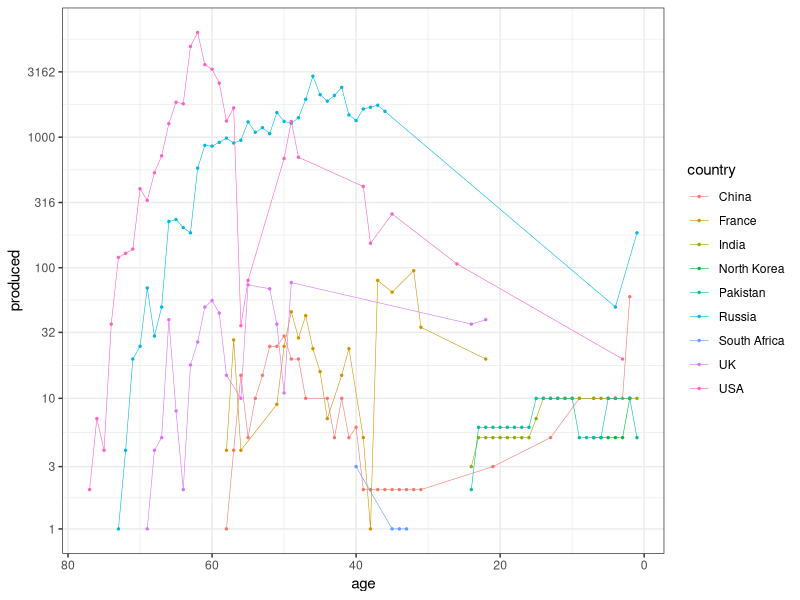
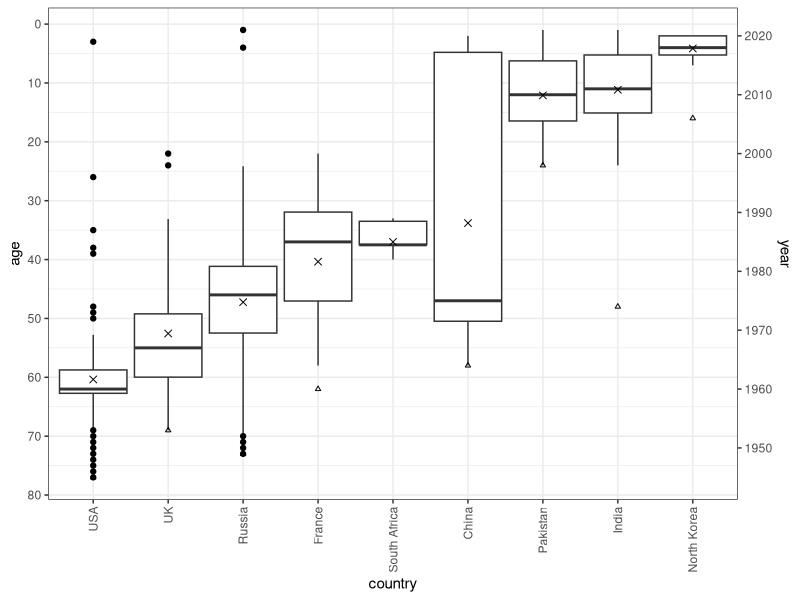
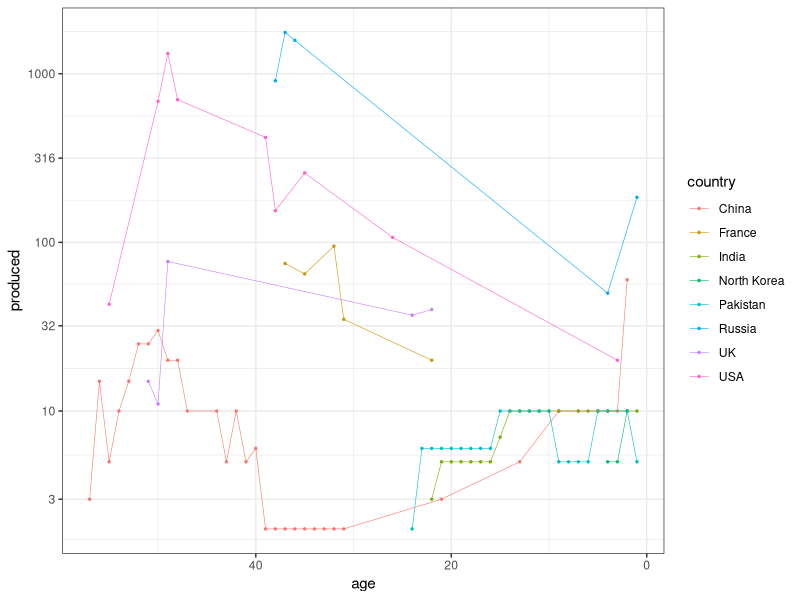
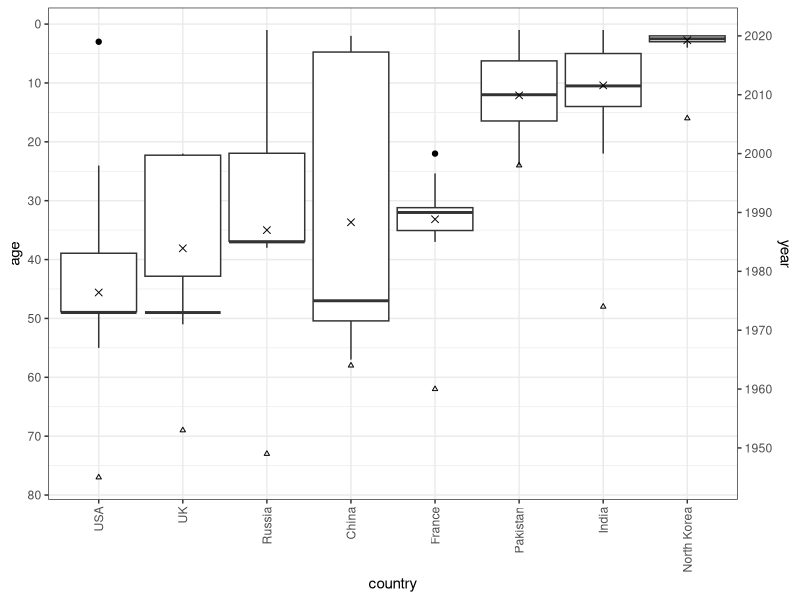
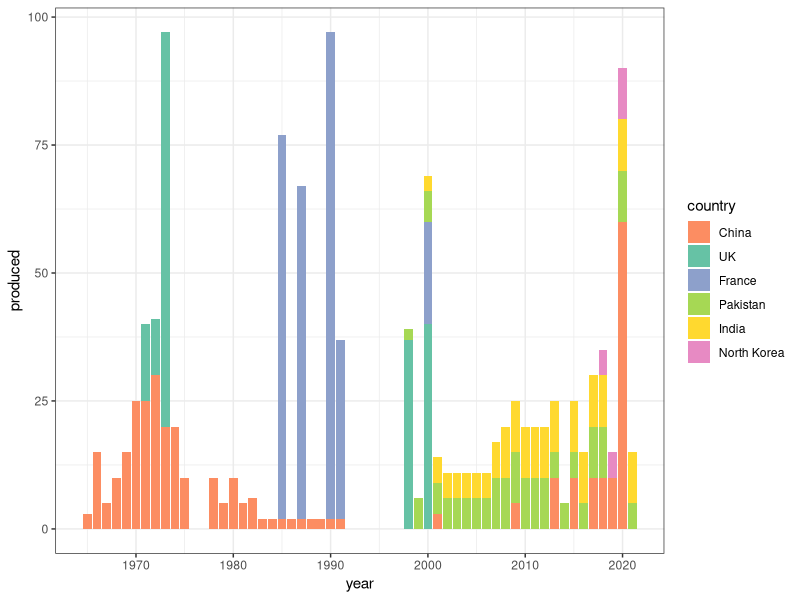
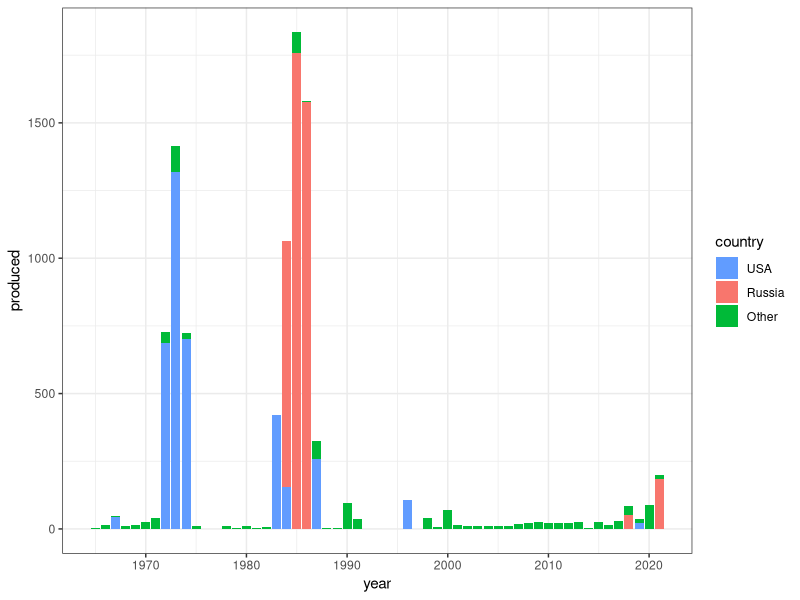

Recreate these plots in R, in order.
library(tidyverse)
library(spatstat)
library(RColorBrewer)
library(scales)

countries <- read_csv('data/countries.csv') %>% mutate(first_test_age = 2022 - first_test)

nukes <- read_csv('data/nuclear_weapons_stockpiles.csv', comment = '#') %>%
  rename(country = country_name) %>%
  filter(country != 'Israel') %>%
  mutate(country = if_else(country == 'United States', 'USA', if_else(country == 'United Kingdom', 'UK', country))) %>%
  group_by(country)

production <- nukes %>%
  mutate(produced = nuclear_weapons_stockpile - lag(nuclear_weapons_stockpile, default = 0)) %>%
  select(-nuclear_weapons_stockpile)

current <- {
  decomissioning <- production %>%
    filter(produced < 0) %>%
    summarise(decomissioned = -sum(produced))
  decomissioning

  joined <- production %>%
    filter(produced > 0) %>%
    left_join(decomissioning) %>%
    mutate(existing = cumsum(produced), decomissioned = coalesce(decomissioned, 0))

  eliminated <- joined %>%
    filter(existing <= decomissioned)

  eliminated %>%
    summarise(years = n(), exising = max(existing), el = max(decomissioned), leftover = max(existing) - max(decomissioned))

  modification <- joined %>%
    filter(existing > decomissioned) %>%
    summarise(produced = first(produced), year = min(year), existing = first(existing), el = first(decomissioned)) %>%
    mutate(modified = existing - el)
  modification

  current <-
    joined %>%
      filter(existing > decomissioned) %>%
      left_join(modification, by = c("country", "year")) %>%
      mutate(produced = coalesce(modified, produced.x),
             age = 2022 - year) %>%
      select(country, year, age, produced)
  current
}

{
  production %>%
    filter(produced > 0) %>%
    filter(country %in% c('Pakistan', 'China', 'North Korea', 'India', 'Israel')) %>%
    ungroup() %>%
    mutate(old = year < 2000) %>%
    group_by(old) %>%
    summarise(cnt = sum(produced))
}

current_stats <- current %>%
  summarise(current_nukes = sum(produced),
            average_age = weighted.mean(2022 - year, produced),
            median_age = weighted.median(2022 - year, produced),
            oldest_existing = min(year),
            oldest_age = 2022 - min(year),
            newest_existing = max(year),
            newest_age = 2022 - max(year),
            distinct_years = n())
current_stats

max_stats <- nukes %>%
  summarise( #current_nukes = last(nuclear_weapons_stockpile),
    max_nukes = max(nuclear_weapons_stockpile))
max_stats

production_stats <- production %>%
  filter(produced > 0) %>%
  summarise(first_produced = first(year),
            first_age = 2022 - first(year),
            last_produced = last(year),
            last_age = 2022 - last(year),
            years_produced = n(),
            total_produced = sum(produced))
production_stats

nukes_stats <-
  production_stats %>%
    full_join(max_stats, by = "country") %>%
    full_join(current_stats, by = "country") %>%
    mutate(
      current_nukes = coalesce(current_nukes, 0),
      distinct_years = coalesce(distinct_years, 0)
    )
nukes_stats

write_csv(nukes_stats, file = "data/production.csv")

{
  all_produced <- production %>%
    filter(produced > 0) %>%
    mutate(age = 2022 - year)

  avg <- all_produced %>%
    group_by(country) %>%
    summarise(
      middle = weighted.median(age, produced),
      mean = weighted.mean(age, produced),
      lower = weighted.quantile(age, produced, probs = 0.25),
      upper = weighted.quantile(age, produced, probs = 0.75),
      IQR = diff(c(lower, upper)),
      ymin = max(weighted.quantile(age, produced, probs = 0), lower - 1.5 * IQR),
      ymax = min(weighted.quantile(age, produced, probs = 1), upper + 1.5 * IQR),
      outliers = list(age[which(age > upper + 1.5 * IQR | age < lower - 1.5 * IQR)]))

  order <- (avg %>% arrange(desc(mean)))$country

  ggplot(all_produced, aes(x = age, y = produced)) +
    geom_point(aes(color = country), size = 0.5) +
    geom_line(aes(color = country), linewidth = 0.2) +
    # geom_vline(data = avg, aes(xintercept = mean, color = country,), size = 0.1, alpha = 0.6, linetype = "solid") +
    # geom_vline(data = avg, aes(xintercept = middle, color = country), size = 0.1, alpha = 0.3, linetype = "dashed") +
    scale_y_continuous(trans = 'log10', breaks = trans_breaks('log10', function(x) round(10^x), n = 10)) +
    scale_x_reverse() +
    theme_bw()
  ggsave("plots/prod-all.png", width = 15, height = 10, unit = "cm", dpi = 300)

  ggplot() +
    theme_bw() +
    geom_boxplot(data = avg,
                 aes(x = factor(country, levels = order),
                     ymin = ymin, lower = lower, middle = middle, upper = upper, ymax = ymax),
                 stat = "identity") +
    geom_point(data = avg %>%
      filter(sapply(outliers, length) > 0) %>%
      select(country, outliers) %>%
      unnest(cols = outliers),
               aes(y = unlist(outliers), x = country)) +
    geom_point(data = avg, size = 2, aes(x = country, y = mean), shape = 4) +
    geom_point(data = countries, aes(x = country, y = first_test_age), shape = 2, size = 1) +
    scale_y_continuous(breaks = scales::pretty_breaks(n = 10), trans = "reverse", name = "age",
                       sec.axis = sec_axis(~. * -1 + 2022, name = "year", breaks = scales::pretty_breaks(n = 10))) +
    scale_x_discrete(name = "country") +
    theme(axis.text.x = element_text(angle = 90, vjust = 0.5, hjust = 1))
  ggsave("plots/prod-all-box.png", width = 10, height = 15, unit = "cm", dpi = 300)
}

{
  avg <- current %>%
    group_by(country) %>%
    summarise(
      middle = weighted.median(age, produced),
      mean = weighted.mean(age, produced),
      lower = weighted.quantile(age, produced, probs = 0.25),
      upper = weighted.quantile(age, produced, probs = 0.75),
      IQR = diff(c(lower, upper)),
      ymin = max(weighted.quantile(age, produced, probs = 0), lower - 1.5 * IQR),
      ymax = min(weighted.quantile(age, produced, probs = 1), upper + 1.5 * IQR),
      outliers = list(age[which(age > upper + 1.5 * IQR | age < lower - 1.5 * IQR)]))

  order <- (avg %>% arrange(desc(mean)))$country

  ggplot(current, aes(x = age, y = produced)) +
    geom_point(aes(color = country), size = 0.5) +
    geom_line(aes(color = country), linewidth = 0.2) +
    # geom_vline(data = avg, aes(xintercept = mean, color = country,), size = 0.1, alpha = 0.6, linetype = "solid") +
    # geom_vline(data = avg, aes(xintercept = middle, color = country), size = 0.1, alpha = 0.3, linetype = "dashed") +
    scale_y_continuous(trans = 'log10', breaks = trans_breaks('log10', function(x) round(10^x), n = 10)) +
    scale_x_reverse() +
    theme_bw()
  ggsave("plots/prod-cur.png", width = 15, height = 10, unit = "cm", dpi = 300)

  ggplot() +
    theme_bw() +
    geom_boxplot(data = avg,
                 aes(x = factor(country, levels = order),
                     ymin = ymin, lower = lower, middle = middle, upper = upper, ymax = ymax),
                 stat = "identity") +
    geom_point(data = avg %>%
      filter(sapply(outliers, length) > 0) %>%
      select(country, outliers) %>%
      unnest(cols = outliers),
               aes(y = unlist(outliers), x = country)) +
    geom_point(data = avg, size = 2, aes(x = country, y = mean), shape = 4) +
    geom_point(data = countries, aes(x = country, y = first_test_age), shape = 2, size = 1) +
    scale_y_continuous(breaks = scales::pretty_breaks(n = 10), trans = "reverse", name = "age",
                       sec.axis = sec_axis(~. * -1 + 2022, name = "year", breaks = scales::pretty_breaks(n = 10))) +
    scale_x_discrete(name = "country") +
    theme(axis.text.x = element_text(angle = 90, vjust = 0.5, hjust = 1))
  ggsave("plots/prod-cur-box.png", width = 10, height = 15, unit = "cm", dpi = 300)
}

{
  ggplot(current %>% filter(!country %in% c("USA", "Russia")),
         aes(x = year, y = produced)) +
    geom_bar(aes(fill = factor(country, levels = rev(c("China", "UK", "France", "Pakistan", "India", "North Korea")))), position = "stack", stat = 'identity') +
    scale_x_continuous(breaks = scales::pretty_breaks(n = 8)) +
    scale_fill_manual(values = c("#FC8D62", "#66C2A5", "#8DA0CB", "#A6D854", "#FFD92F", "#E78AC3"),
                      #brewer.pal(n = 6, name = "Set2"),
                      breaks = c("China", "UK", "France", "Pakistan", "India", "North Korea"),
                      name = "country") +
    theme_bw()
  ggsave("plots/prod-year-3.png", width = 15, height = 10, unit = "cm", dpi = 300)

  ggplot(current %>%
           mutate(country = if_else(country %in% c("USA", "Russia"), country, "Other")) %>%
           group_by(country, year) %>%
           summarise(produced = sum(produced)), aes(x = year, y = produced)) +
    geom_bar(aes(fill = country), position = "stack", stat = 'identity') +
    scale_x_continuous(breaks = scales::pretty_breaks(n = 8)) +
    scale_fill_manual(values = c("#619CFF", "#F8766D", "#00BA38"),
                      breaks = c("USA", "Russia", "Other")) +
    theme_bw()
  ggsave("plots/prod-year-6.png", width = 15, height = 10, unit = "cm", dpi = 300)
}
